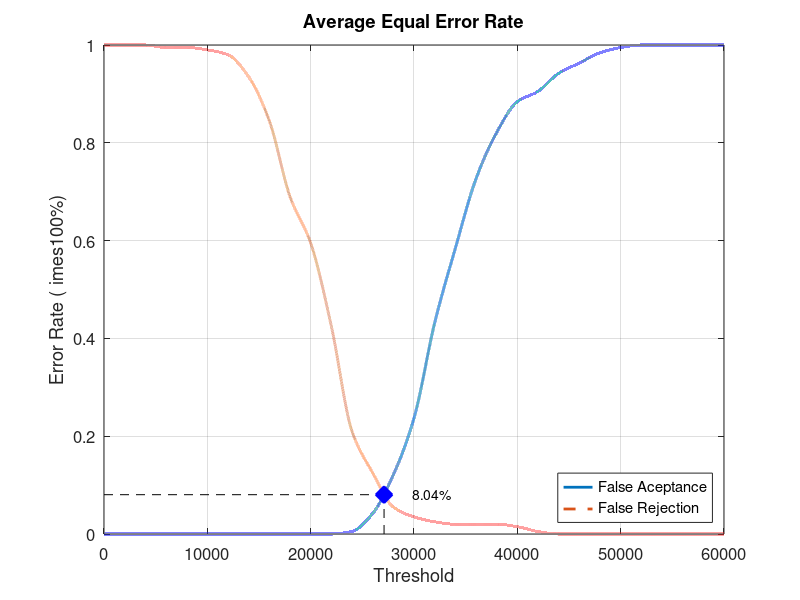
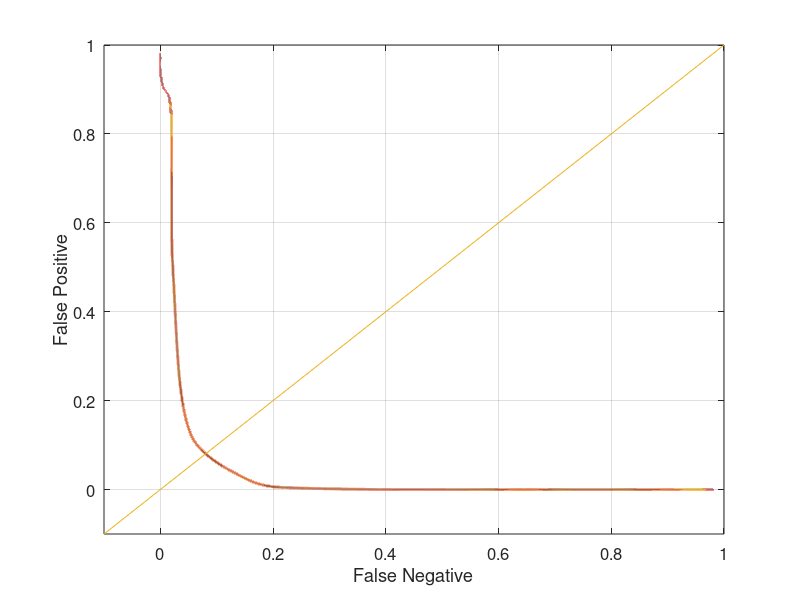

Write MATLAB code to recreate these figures, in order.
close all;
clear;
clc;
x = 0:2000:60000;
xq = 0:0.5:60000;

y0 = [0 0 0 0 0 0 0 0 0 0 0 0 0.00526316 0.0421053 0.121053 0.236842 0.431579 0.584211 0.726316 0.821053 0.884211 0.905263 0.942105 0.963158 0.984211 0.994737 1 1 1 1 1]
yy0 = interp1(x, y0, xq, 'pchip');
y1 = [1 1 1 0.995 0.995 0.99 0.98 0.935 0.845 0.69 0.595 0.425 0.21 0.125 0.055 0.035 0.025 0.02 0.02 0.02 0.015 0.005 0 0 0 0 0 0 0 0 0]
yy1 = interp1(x, y1, xq, 'pchip');

% Calculating EER: 
y2 = abs(y0 - y1);
find(y2 == min(y2))
yy2 = abs(yy0 - yy1);
xEER = find(yy2 == min(yy2));
xEERIndex = xq(xEER) % X-axis EER
yEER = yy0(xEER) % Y-axis EER

main = figure
plot(xq, yy0,'-','LineWidth', 2);	hold on
plot(xq, yy1,'--','LineWidth', 2);	hold on
plot([xEERIndex xEERIndex], [0 yEER], 'k--');	hold on
plot([0 xEERIndex], [yEER yEER], 'k--');	hold on
plot(xEERIndex, yEER, 'bx', 'LineWidth', 10);	hold on
text(xEERIndex + 10 * xEERIndex / 100, yEER, [num2str(round((10000 * yEER)) / 100) '%'])
legend('False Aceptance', 'False Rejection', 'Location', 'SouthEast')
xlabel('Threshold')
ylabel('Error Rate (	imes100%)')
title('Average Equal Error Rate')
set(gca, 'FontSize', 12)
axis([0 60000 0 1])
grid on

print(main, 'Database2_4Main', '-dpng');
FNRxFPR = figure('Color', [1 1 1]);
plot(yy1, yy0, '-', yy1, yy0, 'LineWidth', 2);
hold on
y = -0.1:0.1:1
plot(y, y); 
set(gca, 'FontSize', 12)
xlabel('False Negative')
ylabel('False Positive')
axis([-0.1 1 -0.1 1])
set(gca, 'FontSize', 12)
grid on

print(FNRxFPR, 'Database2_4FNRxFPR','-dpng');
